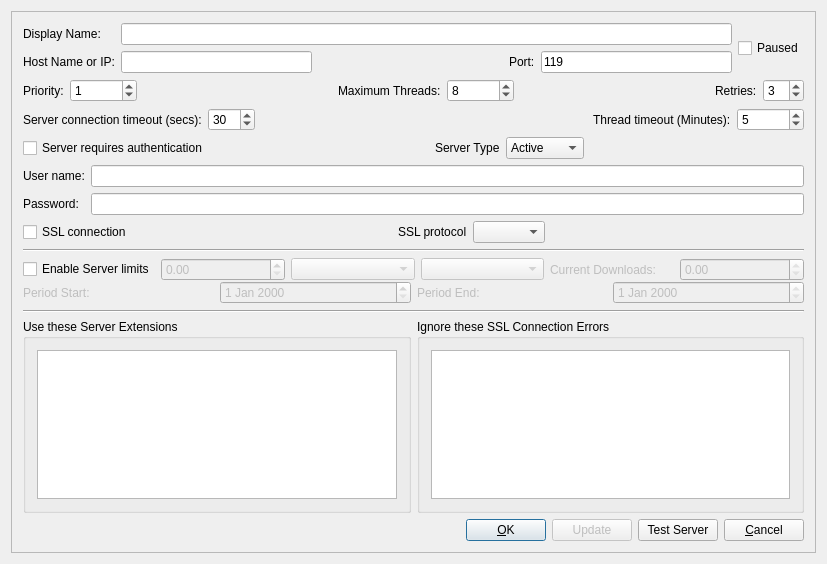
<?xml version="1.0" encoding="UTF-8"?>
<ui version="4.0">
 <class>AddServerWidget</class>
 <widget class="QWidget" name="AddServerWidget">
  <property name="geometry">
   <rect>
    <x>0</x>
    <y>0</y>
    <width>827</width>
    <height>564</height>
   </rect>
  </property>
  <property name="windowTitle">
   <string>AddServerWidget</string>
  </property>
  <layout class="QVBoxLayout" name="verticalLayout_4">
   <item>
    <widget class="QFrame" name="frame">
     <property name="frameShape">
      <enum>QFrame::StyledPanel</enum>
     </property>
     <property name="frameShadow">
      <enum>QFrame::Raised</enum>
     </property>
     <layout class="QVBoxLayout" name="verticalLayout">
      <item>
       <layout class="QHBoxLayout" name="_24">
        <item>
         <layout class="QVBoxLayout" name="_25">
          <item>
           <widget class="QLabel" name="textLabel1_4">
            <property name="text">
             <string>Display Name:</string>
            </property>
            <property name="wordWrap">
             <bool>false</bool>
            </property>
           </widget>
          </item>
          <item>
           <widget class="QLabel" name="m_addrLabel_2">
            <property name="text">
             <string>Host Name or IP:</string>
            </property>
            <property name="wordWrap">
             <bool>false</bool>
            </property>
           </widget>
          </item>
         </layout>
        </item>
        <item>
         <layout class="QVBoxLayout" name="_26">
          <item>
           <widget class="QLineEdit" name="m_nameEdit">
            <property name="toolTip">
             <string>The name that this server is displayed as.</string>
            </property>
           </widget>
          </item>
          <item>
           <layout class="QHBoxLayout" name="_27">
            <item>
             <widget class="QLineEdit" name="m_addrEdit">
              <property name="toolTip">
               <string>For SSL connections use hostname otherwise use hostname or IP address</string>
              </property>
              <property name="maxLength">
               <number>512</number>
              </property>
             </widget>
            </item>
            <item>
             <spacer name="horizontalSpacer">
              <property name="orientation">
               <enum>Qt::Horizontal</enum>
              </property>
              <property name="sizeHint" stdset="0">
               <size>
                <width>40</width>
                <height>20</height>
               </size>
              </property>
             </spacer>
            </item>
            <item>
             <widget class="QLabel" name="m_portLabel_2">
              <property name="text">
               <string>Port:</string>
              </property>
              <property name="wordWrap">
               <bool>false</bool>
              </property>
             </widget>
            </item>
            <item>
             <widget class="QLineEdit" name="m_portEdit">
              <property name="text">
               <string>119</string>
              </property>
              <property name="maxLength">
               <number>12</number>
              </property>
             </widget>
            </item>
           </layout>
          </item>
         </layout>
        </item>
        <item>
         <widget class="QCheckBox" name="pausedCheckBox">
          <property name="text">
           <string>Paused</string>
          </property>
         </widget>
        </item>
       </layout>
      </item>
      <item>
       <layout class="QHBoxLayout" name="_28">
        <item>
         <layout class="QHBoxLayout" name="_29">
          <item>
           <widget class="QLabel" name="textLabel7_2">
            <property name="text">
             <string>Priority:</string>
            </property>
            <property name="wordWrap">
             <bool>false</bool>
            </property>
           </widget>
          </item>
         </layout>
        </item>
        <item>
         <widget class="QSpinBox" name="m_priorityInput">
          <property name="toolTip">
           <string>Load balancing is carried out based on the server priority, type and current server queue size.</string>
          </property>
          <property name="maximum">
           <number>2147483647</number>
          </property>
          <property name="value">
           <number>1</number>
          </property>
         </widget>
        </item>
        <item>
         <spacer name="spacer5_3">
          <property name="orientation">
           <enum>Qt::Horizontal</enum>
          </property>
          <property name="sizeType">
           <enum>QSizePolicy::Expanding</enum>
          </property>
          <property name="sizeHint" stdset="0">
           <size>
            <width>18</width>
            <height>20</height>
           </size>
          </property>
         </spacer>
        </item>
        <item>
         <layout class="QHBoxLayout" name="_30">
          <item>
           <widget class="QLabel" name="textLabel8_2">
            <property name="text">
             <string>Maximum Threads:</string>
            </property>
            <property name="wordWrap">
             <bool>false</bool>
            </property>
           </widget>
          </item>
         </layout>
        </item>
        <item>
         <widget class="QSpinBox" name="m_threadInput">
          <property name="maximum">
           <number>2147483647</number>
          </property>
          <property name="value">
           <number>8</number>
          </property>
         </widget>
        </item>
        <item>
         <spacer name="spacer4_2">
          <property name="orientation">
           <enum>Qt::Horizontal</enum>
          </property>
          <property name="sizeType">
           <enum>QSizePolicy::Expanding</enum>
          </property>
          <property name="sizeHint" stdset="0">
           <size>
            <width>29</width>
            <height>20</height>
           </size>
          </property>
         </spacer>
        </item>
        <item>
         <layout class="QHBoxLayout" name="_31">
          <item>
           <widget class="QLabel" name="textLabel1_5">
            <property name="text">
             <string>Retries:</string>
            </property>
            <property name="wordWrap">
             <bool>false</bool>
            </property>
           </widget>
          </item>
          <item>
           <widget class="QSpinBox" name="m_retriesInput">
            <property name="toolTip">
             <string>The number of times a download is retried following a fatal error</string>
            </property>
            <property name="value">
             <number>3</number>
            </property>
           </widget>
          </item>
         </layout>
        </item>
       </layout>
      </item>
      <item>
       <layout class="QHBoxLayout" name="_32">
        <item>
         <layout class="QHBoxLayout" name="_33">
          <item>
           <widget class="QLabel" name="textLabel6_2">
            <property name="text">
             <string>Server connection timeout (secs):</string>
            </property>
            <property name="wordWrap">
             <bool>false</bool>
            </property>
           </widget>
          </item>
         </layout>
        </item>
        <item>
         <widget class="QSpinBox" name="m_timeoutInput">
          <property name="toolTip">
           <string>Time to wait if the server stops responding before dropping connection and reconnecting</string>
          </property>
          <property name="minimum">
           <number>1</number>
          </property>
          <property name="maximum">
           <number>600</number>
          </property>
          <property name="singleStep">
           <number>10</number>
          </property>
          <property name="value">
           <number>30</number>
          </property>
         </widget>
        </item>
        <item>
         <spacer name="spacer6_2">
          <property name="orientation">
           <enum>Qt::Horizontal</enum>
          </property>
          <property name="sizeType">
           <enum>QSizePolicy::Expanding</enum>
          </property>
          <property name="sizeHint" stdset="0">
           <size>
            <width>31</width>
            <height>20</height>
           </size>
          </property>
         </spacer>
        </item>
        <item>
         <layout class="QHBoxLayout" name="_34">
          <item>
           <widget class="QLabel" name="textLabel1_6">
            <property name="text">
             <string>Thread timeout (Minutes):</string>
            </property>
            <property name="wordWrap">
             <bool>false</bool>
            </property>
           </widget>
          </item>
          <item>
           <widget class="QSpinBox" name="m_threadTimeoutInput">
            <property name="maximum">
             <number>2147483647</number>
            </property>
            <property name="value">
             <number>5</number>
            </property>
           </widget>
          </item>
         </layout>
        </item>
       </layout>
      </item>
      <item>
       <layout class="QHBoxLayout" name="_19">
        <item>
         <widget class="QCheckBox" name="m_logCheck">
          <property name="toolTip">
           <string>Do you need to provide a username and password?</string>
          </property>
          <property name="text">
           <string>Server requires authentication</string>
          </property>
         </widget>
        </item>
        <item>
         <spacer name="horizontalSpacer_3">
          <property name="orientation">
           <enum>Qt::Horizontal</enum>
          </property>
          <property name="sizeHint" stdset="0">
           <size>
            <width>40</width>
            <height>20</height>
           </size>
          </property>
         </spacer>
        </item>
        <item>
         <widget class="QLabel" name="serverTypeLabel_2">
          <property name="text">
           <string>Server Type</string>
          </property>
         </widget>
        </item>
        <item>
         <widget class="QComboBox" name="serverType">
          <property name="maxVisibleItems">
           <number>5</number>
          </property>
          <item>
           <property name="text">
            <string>Active</string>
           </property>
           <property name="icon">
            <iconset resource="quban.qrc">
             <normaloff>:/quban/images/ginux/Entire_Network-64.png</normaloff>:/quban/images/ginux/Entire_Network-64.png</iconset>
           </property>
          </item>
          <item>
           <property name="text">
            <string>Passive</string>
           </property>
           <property name="icon">
            <iconset resource="quban.qrc">
             <normaloff>:/quban/images/ginux/Passive_Network-64.png</normaloff>:/quban/images/ginux/Passive_Network-64.png</iconset>
           </property>
          </item>
          <item>
           <property name="text">
            <string>Dormant</string>
           </property>
           <property name="icon">
            <iconset resource="quban.qrc">
             <normaloff>:/quban/images/ginux/Dormant_Network-64.png</normaloff>:/quban/images/ginux/Dormant_Network-64.png</iconset>
           </property>
          </item>
         </widget>
        </item>
        <item>
         <spacer name="horizontalSpacer_4">
          <property name="orientation">
           <enum>Qt::Horizontal</enum>
          </property>
          <property name="sizeHint" stdset="0">
           <size>
            <width>40</width>
            <height>20</height>
           </size>
          </property>
         </spacer>
        </item>
       </layout>
      </item>
      <item>
       <layout class="QHBoxLayout" name="horizontalLayout">
        <item>
         <layout class="QVBoxLayout" name="_21">
          <item>
           <widget class="QLabel" name="textLabel5_2">
            <property name="text">
             <string>User name:</string>
            </property>
            <property name="wordWrap">
             <bool>false</bool>
            </property>
           </widget>
          </item>
          <item>
           <widget class="QLabel" name="textLabel4_2">
            <property name="text">
             <string>Password:</string>
            </property>
            <property name="wordWrap">
             <bool>false</bool>
            </property>
           </widget>
          </item>
         </layout>
        </item>
        <item>
         <layout class="QVBoxLayout" name="_22">
          <item>
           <widget class="QLineEdit" name="m_userEdit">
            <property name="enabled">
             <bool>true</bool>
            </property>
           </widget>
          </item>
          <item>
           <widget class="QLineEdit" name="m_passEdit">
            <property name="enabled">
             <bool>true</bool>
            </property>
            <property name="echoMode">
             <enum>QLineEdit::Password</enum>
            </property>
           </widget>
          </item>
         </layout>
        </item>
       </layout>
      </item>
      <item>
       <layout class="QHBoxLayout" name="horizontalLayout_6">
        <item>
         <widget class="QCheckBox" name="sslCheck">
          <property name="text">
           <string>SSL connection</string>
          </property>
         </widget>
        </item>
        <item>
         <spacer name="horizontalSpacer_2">
          <property name="orientation">
           <enum>Qt::Horizontal</enum>
          </property>
          <property name="sizeHint" stdset="0">
           <size>
            <width>40</width>
            <height>20</height>
           </size>
          </property>
         </spacer>
        </item>
        <item>
         <widget class="QLabel" name="protocol_label">
          <property name="text">
           <string>SSL protocol</string>
          </property>
         </widget>
        </item>
        <item>
         <widget class="QComboBox" name="protocol_comboBox"/>
        </item>
        <item>
         <spacer name="horizontalSpacer_6">
          <property name="orientation">
           <enum>Qt::Horizontal</enum>
          </property>
          <property name="sizeHint" stdset="0">
           <size>
            <width>40</width>
            <height>20</height>
           </size>
          </property>
         </spacer>
        </item>
       </layout>
      </item>
      <item>
       <widget class="Line" name="line">
        <property name="orientation">
         <enum>Qt::Horizontal</enum>
        </property>
       </widget>
      </item>
      <item>
       <layout class="QVBoxLayout" name="verticalLayout_2">
        <property name="spacing">
         <number>0</number>
        </property>
        <item>
         <layout class="QHBoxLayout" name="horizontalLayout_4">
          <item>
           <widget class="QCheckBox" name="limitsCheckBox">
            <property name="text">
             <string>Enable Server limits</string>
            </property>
           </widget>
          </item>
          <item>
           <widget class="QDoubleSpinBox" name="limitsSpinBox">
            <property name="enabled">
             <bool>false</bool>
            </property>
           </widget>
          </item>
          <item>
           <widget class="QComboBox" name="limitsUnitsComboBox">
            <property name="enabled">
             <bool>false</bool>
            </property>
           </widget>
          </item>
          <item>
           <widget class="QComboBox" name="limitsFreqComboBox">
            <property name="enabled">
             <bool>false</bool>
            </property>
           </widget>
          </item>
          <item>
           <widget class="QLabel" name="currentDownloadsLabel">
            <property name="enabled">
             <bool>false</bool>
            </property>
            <property name="text">
             <string>Current Downloads:</string>
            </property>
           </widget>
          </item>
          <item>
           <widget class="QDoubleSpinBox" name="currentDownloadsSpinBox">
            <property name="enabled">
             <bool>false</bool>
            </property>
            <property name="readOnly">
             <bool>true</bool>
            </property>
           </widget>
          </item>
         </layout>
        </item>
        <item>
         <layout class="QHBoxLayout" name="horizontalLayout_5">
          <item>
           <widget class="QLabel" name="resetLabel">
            <property name="enabled">
             <bool>false</bool>
            </property>
            <property name="text">
             <string>Period Start:</string>
            </property>
           </widget>
          </item>
          <item>
           <widget class="QDateEdit" name="resetDateEdit">
            <property name="enabled">
             <bool>false</bool>
            </property>
            <property name="toolTip">
             <string>&lt;html&gt;&lt;head/&gt;&lt;body&gt;&lt;p&gt;Server limits start : cannot be in the future&lt;/p&gt;&lt;/body&gt;&lt;/html&gt;</string>
            </property>
           </widget>
          </item>
          <item>
           <widget class="QLabel" name="resetEndLabel">
            <property name="enabled">
             <bool>false</bool>
            </property>
            <property name="text">
             <string>Period End:</string>
            </property>
           </widget>
          </item>
          <item>
           <widget class="QDateEdit" name="resetEndDateEdit">
            <property name="enabled">
             <bool>false</bool>
            </property>
            <property name="readOnly">
             <bool>true</bool>
            </property>
           </widget>
          </item>
         </layout>
        </item>
       </layout>
      </item>
      <item>
       <widget class="Line" name="line_2">
        <property name="orientation">
         <enum>Qt::Horizontal</enum>
        </property>
       </widget>
      </item>
      <item>
       <layout class="QHBoxLayout" name="horizontalLayout_3">
        <item>
         <widget class="QGroupBox" name="groupBox">
          <property name="enabled">
           <bool>true</bool>
          </property>
          <property name="title">
           <string>Use these Server Extensions</string>
          </property>
          <layout class="QHBoxLayout" name="horizontalLayout_2">
           <item>
            <widget class="QListWidget" name="serverExtensionsList">
             <property name="enabled">
              <bool>true</bool>
             </property>
            </widget>
           </item>
          </layout>
         </widget>
        </item>
        <item>
         <widget class="QGroupBox" name="groupBox_2">
          <property name="enabled">
           <bool>true</bool>
          </property>
          <property name="title">
           <string>Ignore these SSL Connection Errors</string>
          </property>
          <layout class="QVBoxLayout" name="verticalLayout_3">
           <item>
            <widget class="QListWidget" name="SSLErrorsList">
             <property name="enabled">
              <bool>true</bool>
             </property>
            </widget>
           </item>
          </layout>
         </widget>
        </item>
       </layout>
      </item>
      <item>
       <layout class="QHBoxLayout" name="_18">
        <property name="spacing">
         <number>6</number>
        </property>
        <property name="leftMargin">
         <number>0</number>
        </property>
        <property name="topMargin">
         <number>0</number>
        </property>
        <property name="rightMargin">
         <number>0</number>
        </property>
        <property name="bottomMargin">
         <number>0</number>
        </property>
        <item>
         <spacer name="Horizontal Spacing2_2">
          <property name="orientation">
           <enum>Qt::Horizontal</enum>
          </property>
          <property name="sizeType">
           <enum>QSizePolicy::Expanding</enum>
          </property>
          <property name="sizeHint" stdset="0">
           <size>
            <width>20</width>
            <height>20</height>
           </size>
          </property>
         </spacer>
        </item>
        <item>
         <widget class="QPushButton" name="buttonOk">
          <property name="text">
           <string>&amp;OK</string>
          </property>
          <property name="shortcut">
           <string/>
          </property>
          <property name="autoDefault">
           <bool>true</bool>
          </property>
          <property name="default">
           <bool>true</bool>
          </property>
         </widget>
        </item>
        <item>
         <widget class="QPushButton" name="updateButton">
          <property name="enabled">
           <bool>false</bool>
          </property>
          <property name="text">
           <string>Update</string>
          </property>
         </widget>
        </item>
        <item>
         <widget class="QPushButton" name="testServerButton">
          <property name="toolTip">
           <string>Tests whether you can connect to the server: does not test authentication</string>
          </property>
          <property name="text">
           <string>Test Server</string>
          </property>
         </widget>
        </item>
        <item>
         <widget class="QPushButton" name="buttonCancel">
          <property name="text">
           <string>&amp;Cancel</string>
          </property>
          <property name="shortcut">
           <string/>
          </property>
          <property name="autoDefault">
           <bool>true</bool>
          </property>
         </widget>
        </item>
       </layout>
      </item>
     </layout>
    </widget>
   </item>
  </layout>
 </widget>
 <layoutdefault spacing="6" margin="11"/>
 <resources>
  <include location="quban.qrc"/>
 </resources>
 <connections/>
</ui>
